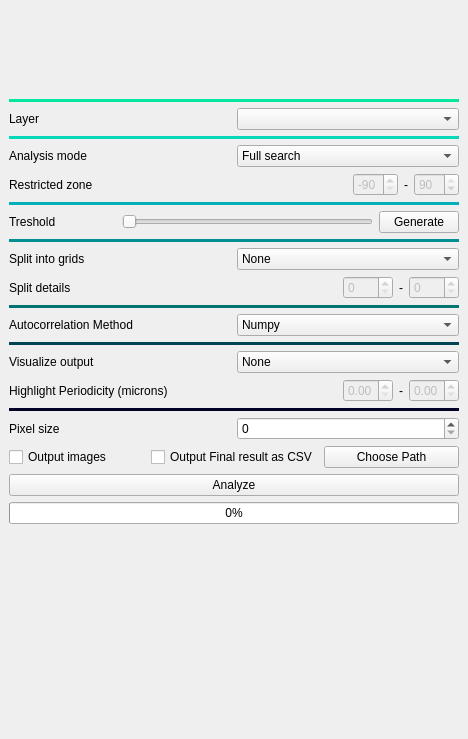
<?xml version="1.0" encoding="UTF-8"?>
<ui version="4.0">
 <class>K2: WaveBreaker</class>
 <widget class="QMainWindow" name="K2: Wave Breaker">
  <property name="geometry">
   <rect>
    <x>0</x>
    <y>0</y>
    <width>468</width>
    <height>739</height>
   </rect>
  </property>
  <property name="windowTitle">
   <string>MainWindow</string>
  </property>
  <widget class="QWidget" name="centralwidget">
   <layout class="QVBoxLayout" name="verticalLayout_2">
    <item>
     <layout class="QVBoxLayout" name="verticalLayout">
      <property name="leftMargin">
       <number>0</number>
      </property>
      <item>
       <layout class="QHBoxLayout" name="horizontalLayout">
        <property name="sizeConstraint">
         <enum>QLayout::SetFixedSize</enum>
        </property>
        <property name="bottomMargin">
         <number>20</number>
        </property>
        <item>
         <widget class="QLabel" name="label_2">
          <property name="sizePolicy">
           <sizepolicy hsizetype="Minimum" vsizetype="Minimum">
            <horstretch>0</horstretch>
            <verstretch>0</verstretch>
           </sizepolicy>
          </property>
          <property name="minimumSize">
           <size>
            <width>440</width>
            <height>64</height>
           </size>
          </property>
          <property name="maximumSize">
           <size>
            <width>440</width>
            <height>64</height>
           </size>
          </property>
          <property name="autoFillBackground">
           <bool>false</bool>
          </property>
          <property name="frameShape">
           <enum>QFrame::NoFrame</enum>
          </property>
          <property name="text">
           <string/>
          </property>
          <property name="textFormat">
           <enum>Qt::PlainText</enum>
          </property>
          <property name="pixmap">
           <pixmap>Artboard4.png</pixmap>
          </property>
          <property name="scaledContents">
           <bool>true</bool>
          </property>
          <property name="alignment">
           <set>Qt::AlignCenter</set>
          </property>
          <property name="wordWrap">
           <bool>false</bool>
          </property>
         </widget>
        </item>
       </layout>
      </item>
      <item>
       <widget class="Line" name="line_3">
        <property name="sizePolicy">
         <sizepolicy hsizetype="Minimum" vsizetype="Minimum">
          <horstretch>0</horstretch>
          <verstretch>0</verstretch>
         </sizepolicy>
        </property>
        <property name="minimumSize">
         <size>
          <width>0</width>
          <height>2</height>
         </size>
        </property>
        <property name="styleSheet">
         <string notr="true">border: 5px solid #05e69f</string>
        </property>
        <property name="lineWidth">
         <number>5</number>
        </property>
        <property name="midLineWidth">
         <number>5</number>
        </property>
        <property name="orientation">
         <enum>Qt::Horizontal</enum>
        </property>
       </widget>
      </item>
      <item>
       <layout class="QHBoxLayout" name="horizontalLayout_7">
        <item>
         <widget class="QLabel" name="label_8">
          <property name="text">
           <string>Layer</string>
          </property>
         </widget>
        </item>
        <item>
         <widget class="QComboBox" name="comboBox_layer"/>
        </item>
       </layout>
      </item>
      <item>
       <widget class="Line" name="line">
        <property name="styleSheet">
         <string notr="true">border: 2px solid #05d9b9</string>
        </property>
        <property name="lineWidth">
         <number>0</number>
        </property>
        <property name="orientation">
         <enum>Qt::Horizontal</enum>
        </property>
       </widget>
      </item>
      <item>
       <layout class="QHBoxLayout" name="horizontalLayout_5">
        <item>
         <widget class="QLabel" name="label_5">
          <property name="text">
           <string>Analysis mode</string>
          </property>
         </widget>
        </item>
        <item>
         <widget class="QComboBox" name="comboBox_mode">
          <item>
           <property name="text">
            <string>Full search</string>
           </property>
          </item>
          <item>
           <property name="text">
            <string>Restrict angle</string>
           </property>
          </item>
         </widget>
        </item>
       </layout>
      </item>
      <item>
       <layout class="QHBoxLayout" name="horizontalLayout_6">
        <item>
         <widget class="QLabel" name="label_6">
          <property name="text">
           <string>Restricted zone</string>
          </property>
         </widget>
        </item>
        <item>
         <spacer name="horizontalSpacer">
          <property name="orientation">
           <enum>Qt::Horizontal</enum>
          </property>
          <property name="sizeHint" stdset="0">
           <size>
            <width>40</width>
            <height>20</height>
           </size>
          </property>
         </spacer>
        </item>
        <item>
         <widget class="QSpinBox" name="spinBox_zoneLeft">
          <property name="enabled">
           <bool>false</bool>
          </property>
          <property name="maximumSize">
           <size>
            <width>50</width>
            <height>16777215</height>
           </size>
          </property>
          <property name="minimum">
           <number>-90</number>
          </property>
          <property name="maximum">
           <number>90</number>
          </property>
          <property name="value">
           <number>-90</number>
          </property>
         </widget>
        </item>
        <item alignment="Qt::AlignHCenter">
         <widget class="QLabel" name="label_7">
          <property name="text">
           <string>-</string>
          </property>
         </widget>
        </item>
        <item>
         <widget class="QSpinBox" name="spinBox_zoneRight">
          <property name="enabled">
           <bool>false</bool>
          </property>
          <property name="maximumSize">
           <size>
            <width>50</width>
            <height>16777215</height>
           </size>
          </property>
          <property name="minimum">
           <number>-90</number>
          </property>
          <property name="maximum">
           <number>90</number>
          </property>
          <property name="value">
           <number>90</number>
          </property>
         </widget>
        </item>
       </layout>
      </item>
      <item>
       <widget class="Line" name="line_2">
        <property name="styleSheet">
         <string notr="true">border: 2px solid #03afb8</string>
        </property>
        <property name="orientation">
         <enum>Qt::Horizontal</enum>
        </property>
       </widget>
      </item>
      <item>
       <layout class="QHBoxLayout" name="horizontalLayout_8">
        <item>
         <widget class="QLabel" name="label_9">
          <property name="text">
           <string>Treshold</string>
          </property>
         </widget>
        </item>
        <item>
         <spacer name="horizontalSpacer_2">
          <property name="orientation">
           <enum>Qt::Horizontal</enum>
          </property>
          <property name="sizeType">
           <enum>QSizePolicy::Fixed</enum>
          </property>
          <property name="sizeHint" stdset="0">
           <size>
            <width>60</width>
            <height>0</height>
           </size>
          </property>
         </spacer>
        </item>
        <item>
         <widget class="QSlider" name="threshSlider">
          <property name="enabled">
           <bool>true</bool>
          </property>
          <property name="maximum">
           <number>255</number>
          </property>
          <property name="orientation">
           <enum>Qt::Horizontal</enum>
          </property>
         </widget>
        </item>
        <item>
         <widget class="QPushButton" name="genThresh">
          <property name="text">
           <string>Generate</string>
          </property>
         </widget>
        </item>
       </layout>
      </item>
      <item>
       <widget class="Line" name="line_4">
        <property name="styleSheet">
         <string notr="true">border: 2px solid #028f92</string>
        </property>
        <property name="orientation">
         <enum>Qt::Horizontal</enum>
        </property>
       </widget>
      </item>
      <item>
       <layout class="QHBoxLayout" name="horizontalLayout_12">
        <item>
         <widget class="QLabel" name="label_13">
          <property name="text">
           <string>Split into grids</string>
          </property>
         </widget>
        </item>
        <item>
         <widget class="QComboBox" name="comboBox_gridsplit">
          <item>
           <property name="text">
            <string>None</string>
           </property>
          </item>
          <item>
           <property name="text">
            <string>Auto</string>
           </property>
          </item>
          <item>
           <property name="text">
            <string>Manual</string>
           </property>
          </item>
         </widget>
        </item>
       </layout>
      </item>
      <item>
       <layout class="QHBoxLayout" name="horizontalLayout_11">
        <item>
         <widget class="QLabel" name="label_11">
          <property name="text">
           <string>Split details</string>
          </property>
         </widget>
        </item>
        <item>
         <spacer name="horizontalSpacer_3">
          <property name="orientation">
           <enum>Qt::Horizontal</enum>
          </property>
          <property name="sizeHint" stdset="0">
           <size>
            <width>40</width>
            <height>20</height>
           </size>
          </property>
         </spacer>
        </item>
        <item>
         <widget class="QSpinBox" name="spinBox_gridLeft">
          <property name="enabled">
           <bool>false</bool>
          </property>
          <property name="maximumSize">
           <size>
            <width>50</width>
            <height>16777215</height>
           </size>
          </property>
          <property name="minimum">
           <number>0</number>
          </property>
          <property name="maximum">
           <number>1000000</number>
          </property>
          <property name="value">
           <number>0</number>
          </property>
         </widget>
        </item>
        <item alignment="Qt::AlignHCenter">
         <widget class="QLabel" name="label_12">
          <property name="text">
           <string>-</string>
          </property>
         </widget>
        </item>
        <item>
         <widget class="QSpinBox" name="spinBox_gridRight">
          <property name="enabled">
           <bool>false</bool>
          </property>
          <property name="maximumSize">
           <size>
            <width>50</width>
            <height>16777215</height>
           </size>
          </property>
          <property name="minimum">
           <number>0</number>
          </property>
          <property name="maximum">
           <number>100000</number>
          </property>
          <property name="value">
           <number>0</number>
          </property>
         </widget>
        </item>
       </layout>
      </item>
      <item>
       <widget class="Line" name="line_17">
        <property name="styleSheet">
         <string notr="true">border: 2px solid #027371</string>
        </property>
        <property name="orientation">
         <enum>Qt::Horizontal</enum>
        </property>
       </widget>
      </item>
      <item>
       <layout class="QHBoxLayout" name="horizontalLayout_2">
        <item>
         <widget class="QLabel" name="label_3">
          <property name="text">
           <string>Autocorrelation Method</string>
          </property>
         </widget>
        </item>
        <item>
         <widget class="QComboBox" name="comboBox_AutocorMethod">
          <item>
           <property name="text">
            <string>Numpy</string>
           </property>
          </item>
          <item>
           <property name="text">
            <string>Miso</string>
           </property>
          </item>
         </widget>
        </item>
       </layout>
      </item>
      <item>
       <widget class="Line" name="line_18">
        <property name="styleSheet">
         <string notr="true">border: 2px solid #024451</string>
        </property>
        <property name="orientation">
         <enum>Qt::Horizontal</enum>
        </property>
       </widget>
      </item>
      <item>
       <layout class="QHBoxLayout" name="horizontalLayout_10">
        <item>
         <widget class="QLabel" name="label_10">
          <property name="text">
           <string>Visualize output</string>
          </property>
         </widget>
        </item>
        <item>
         <widget class="QComboBox" name="comboBox_visOutput">
          <item>
           <property name="text">
            <string>None</string>
           </property>
          </item>
          <item>
           <property name="text">
            <string>2D PCA</string>
           </property>
          </item>
          <item>
           <property name="text">
            <string>3D</string>
           </property>
          </item>
         </widget>
        </item>
       </layout>
      </item>
      <item>
       <layout class="QHBoxLayout" name="horizontalLayout_14">
        <item>
         <widget class="QLabel" name="label_15">
          <property name="text">
           <string>Highlight Periodicity (microns)</string>
          </property>
         </widget>
        </item>
        <item>
         <spacer name="horizontalSpacer_4">
          <property name="orientation">
           <enum>Qt::Horizontal</enum>
          </property>
          <property name="sizeHint" stdset="0">
           <size>
            <width>40</width>
            <height>20</height>
           </size>
          </property>
         </spacer>
        </item>
        <item>
         <widget class="QDoubleSpinBox" name="doubleSpinBox_visLeft">
          <property name="enabled">
           <bool>false</bool>
          </property>
          <property name="maximumSize">
           <size>
            <width>50</width>
            <height>16777215</height>
           </size>
          </property>
         </widget>
        </item>
        <item alignment="Qt::AlignHCenter">
         <widget class="QLabel" name="label_16">
          <property name="text">
           <string>-</string>
          </property>
         </widget>
        </item>
        <item>
         <widget class="QDoubleSpinBox" name="doubleSpinBox_visRight">
          <property name="enabled">
           <bool>false</bool>
          </property>
          <property name="maximumSize">
           <size>
            <width>50</width>
            <height>16777215</height>
           </size>
          </property>
         </widget>
        </item>
       </layout>
      </item>
      <item>
       <widget class="Line" name="line_19">
        <property name="styleSheet">
         <string notr="true">border: 2px solid #020024</string>
        </property>
        <property name="orientation">
         <enum>Qt::Horizontal</enum>
        </property>
       </widget>
      </item>
      <item>
       <layout class="QHBoxLayout" name="horizontalLayout_13">
        <item>
         <widget class="QLabel" name="label_14">
          <property name="text">
           <string>Pixel size</string>
          </property>
         </widget>
        </item>
        <item>
         <widget class="QSpinBox" name="spinBox_pixel">
          <property name="maximum">
           <number>9999999</number>
          </property>
         </widget>
        </item>
       </layout>
      </item>
      <item>
       <layout class="QHBoxLayout" name="horizontalLayout_9">
        <item>
         <widget class="QCheckBox" name="checkBox_outImg">
          <property name="text">
           <string>Output images</string>
          </property>
         </widget>
        </item>
        <item>
         <widget class="QCheckBox" name="checkBox_outCSV">
          <property name="text">
           <string>Output Final result as CSV</string>
          </property>
         </widget>
        </item>
        <item>
         <widget class="QPushButton" name="pushButton_File">
          <property name="text">
           <string>Choose Path</string>
          </property>
         </widget>
        </item>
       </layout>
      </item>
      <item>
       <widget class="QPushButton" name="analyze">
        <property name="text">
         <string>Analyze</string>
        </property>
       </widget>
      </item>
      <item>
       <widget class="QProgressBar" name="progressBar">
        <property name="value">
         <number>0</number>
        </property>
       </widget>
      </item>
     </layout>
    </item>
    <item>
     <spacer name="verticalSpacer">
      <property name="orientation">
       <enum>Qt::Vertical</enum>
      </property>
      <property name="sizeType">
       <enum>QSizePolicy::MinimumExpanding</enum>
      </property>
      <property name="sizeHint" stdset="0">
       <size>
        <width>20</width>
        <height>40</height>
       </size>
      </property>
     </spacer>
    </item>
   </layout>
  </widget>
  <widget class="QMenuBar" name="menubar">
   <property name="geometry">
    <rect>
     <x>0</x>
     <y>0</y>
     <width>468</width>
     <height>37</height>
    </rect>
   </property>
  </widget>
 </widget>
 <resources/>
 <connections/>
</ui>
